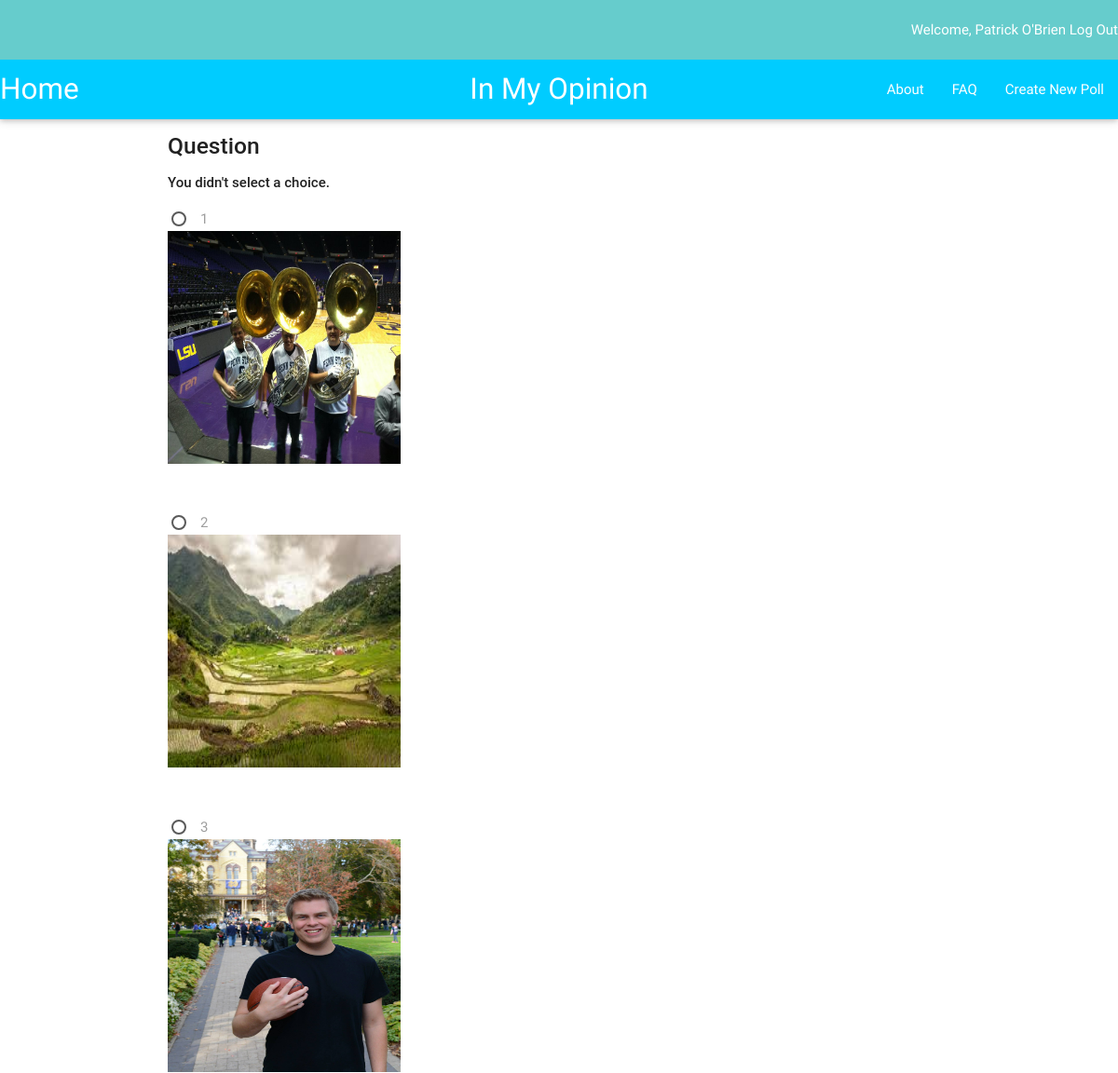
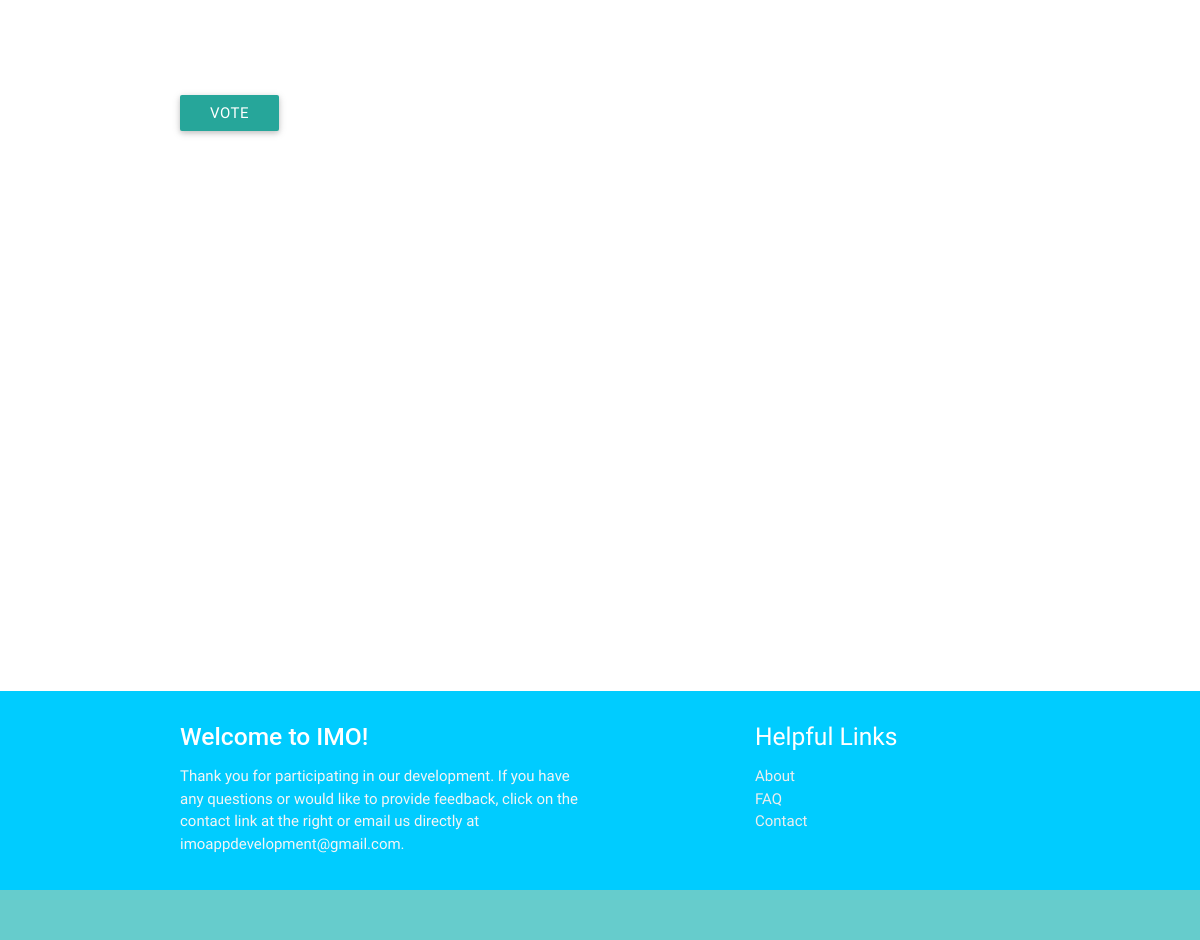
Page /imo_app/97/submit_vote/ (signed in) on the committed database (2 pictures, top to bottom).
### imo_app/models.py (models this page shows, shortened)
class Question(models.Model):
    author = models.ForeignKey(UserProfile, on_delete=models.CASCADE)
    question_text = models.CharField(max_length=200)
    description = models.TextField(default = '')
    pub_date = models.DateTimeField('date published')
    choice1 = models.CharField(null=True, blank=True, default = '', max_length = 200)
    image1 = models.ImageField(null=True, blank=True)
    choice2 = models.CharField(null=True, blank=True, default = '', max_length = 200)
    image2 = models.ImageField(null=True, blank=True)
    choice3 = models.CharField(null=True, blank=True, default = '', max_length = 200)
    image3 = models.ImageField(null=True, blank=True)
    total_votes = models.IntegerField(default = 1.0)
    class Meta:
        ordering = ['-pub_date']

class Choice(models.Model):
    question = models.ForeignKey(Question, on_delete=models.CASCADE)
    image = models.ImageField(null=True, blank=True)
    choice_text = models.CharField(max_length=200)
    votes = models.IntegerField(default=0)
    percentage = models.FloatField(default=0)

### imo_app/views.py (the view, shortened to what this page needs)
# urls.py: url(r'^(?P<question_id>[0-9]+)/submit_vote/$', views.submit_vote, name = 'submit_vote'),
def submit_vote(request, question_id):
    current_user = request.user
    question = get_object_or_404(Question, pk=question_id)
    u =  UserProfile.objects.get(id=current_user.id)
    try:
        selected_choice = question.choice_set.get(pk=request.POST['choice'])
        print ('----')
        print ('voted')
        print ('----')
        v = Voted(voter=u, question=question)
        v.save()
    except (KeyError, Choice.DoesNotExist):
        return render(request, 'imo_app/detail.html', {
            'question': question,
            'error_message': "You didn't select a choice.",
        })

### imo_app/templates/imo_app/detail.html (shortened to what this page needs)
{% extends "imo_app/base.html" %}
{% block content %}
  <p><h5><strong>{{question.question_text}}</h5></strong></p>
  {% if error_message %}<p><strong>{{ error_message }}</strong></p>{% endif %}
  <form action="{% url 'imo_app:submit_vote' question.id %}" method="post">
    {% for choice in question.choice_set.all %}
        <label for="choice{{ forloop.counter }}">{{ choice.choice_text }}</label><br />
        {% if choice.image != '' %}
        <img src='{{ choice.image.url }}' class='img-responsive' width="250px" height="250px" /> <br />
        {% endif %}
        <br></br>
    {% endfor %}
    <br></br>
  <input class='btn' type="submit" value="Vote" />
  </form>
  <br></br>
  <br></br>
  <br></br>
  <br></br>
  <br></br>
  <br></br>
  <br></br>
  <br></br>
  <br></br>
{% endblock content %}

### imo_app/templates/imo_app/base.html (shortened to what this page needs)
<!DOCTYPE html>
{% load staticfiles %}
<html>
  <head>
    <link rel="stylesheet" type="text/css" href="{% static 'imo_app/css/imo.css' %}" />
    <link rel="stylesheet" type="text/css" href="{% static 'materialize/css/materialize.min.css' %}" />
  </head>
  <body>
    <nav>
      <div class="navbar-fixed" style="background-color: #66CCCC">
      <div class="right hide-on-med-and-down">
        {% if user.is_authenticated %}
          Welcome, {{ user.first_name }} {{user.last_name}}
          <a href = "{% url 'imo_app:user_logout' %}">Log Out</a>
        {% else %}
            <a href = "{% url 'imo_app:view_registration' %}" style='width:100px'>Register</a>
            <a href = "{% url 'imo_app:view_login' %}" style='width:100px'>Login</a>
          </div>
        {% endif %}
      </div>
      </div>
    </nav>
    <nav>
        <div class="nav-wrapper" style="background-color: #00CCFF">
          <a href="{% url 'imo_app:index' %}" left class="brand-logo left" > Home</a>
          <a class="brand-logo center">In My Opinion</a>
          <ul id="nav-mobile" class="right hide-on-med-and-down">
            <li><a href="{% url 'imo_app:about' %}">About</a></li>
            <li><a href="{% url 'imo_app:faq' %}">FAQ</a></li>
            <li><a href="{% url 'imo_app:view_newentry' %}">Create New Poll</a></li>
          </ul>
        </div>
      </nav>
    <div class="container">
      {% block content %}
      {% endblock %}
      <br></br>
      <br></br>
      <br></br>
    </div>
    <footer class="page-footer" style="background-color: #00CCFF">
      <div class="container" >
        <div class="row">
          <div class="col l6 s12">
            <h5 class="white-text"><strong>Welcome to IMO!</strong></h5>
            <p class="grey-text text-lighten-4">Thank you for participating in our development.
            If you have any questions or would like to provide feedback,
            click on the contact link at the right or email us directly at imoappdevelopment@gmail.com.</p>
          </div>
          <div class="col l4 offset-l2 s12">
            <h5 class="white-text">Helpful Links</h5>
            <ul>
              <li><a class="grey-text text-lighten-3" href="{% url 'imo_app:about' %}">About</a></li>
              <li><a class="grey-text text-lighten-3" href="{% url 'imo_app:faq' %}">FAQ</a></li>
              <li><a class="grey-text text-lighten-3" href="mailto:imoappdevelopment@gmail.com">Contact</a></li>
            </ul>
          </div>
        </div>
      </div>
      <div class="footer-copyright" style="background-color: #66CCCC">
      </div>
    </footer>
  </body>
</html>

### rows in the picture
Question: question_text "Question"
Choice: choice_text "1", image (picture)
Choice: choice_text "2", image (picture)
Choice: choice_text "3", image (picture)

### other values in the picture
{{ user.first_name }} "Patrick"
{{ user.last_name }} "O'Brien"
{{ error_message }} "You didn't select a choice."
